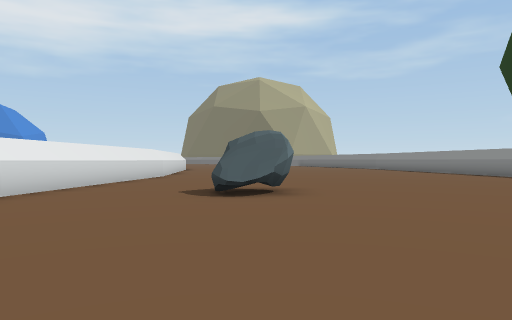
[1] (above)

19 first-person views from a walk through a Unity game level. The camera is 1.2 m above the floor, looks level and sees 70° across. The floor is counted in squares, 2 m on a side. Each view is taken from the middle of a square. On the plan, view 1 faces up. The plan holds only what a view shows up to about 10 squares ahead; the rest is blank. The place goes on beyond the plan. The player is left out. Some surface patterns are stand-ins.

[2]
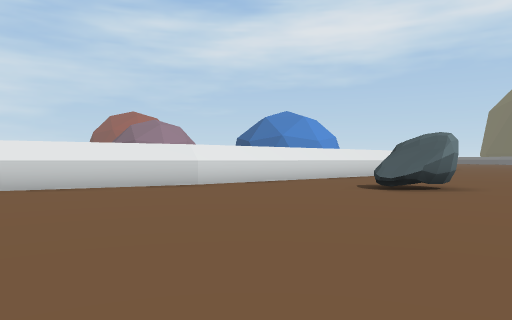

[3]
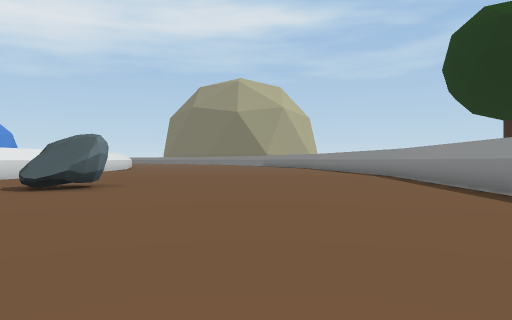

[4]
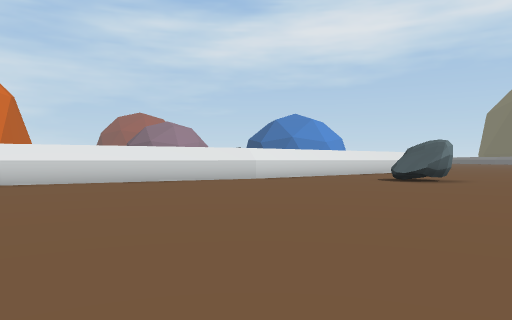

[5]
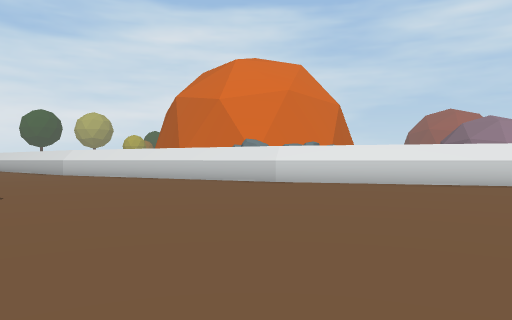

[6]
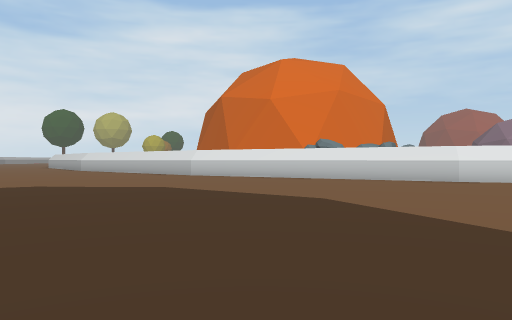

[7]
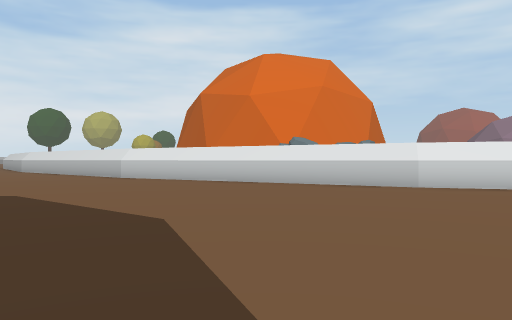

[8]
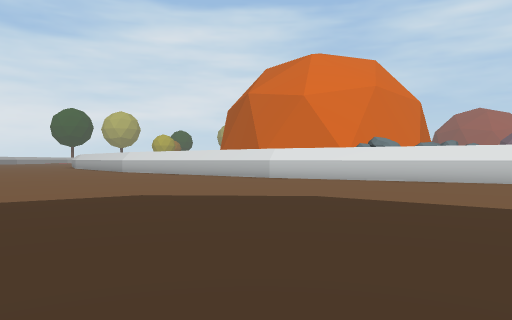

[9]
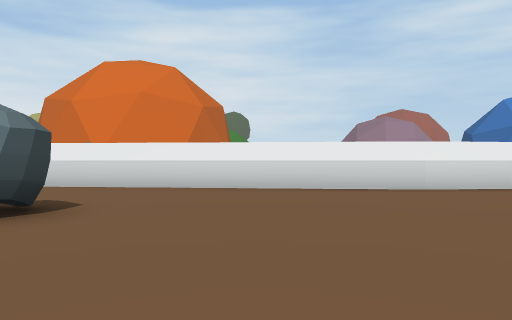

[10]
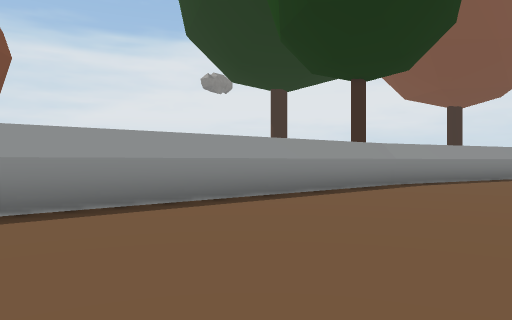

[11]
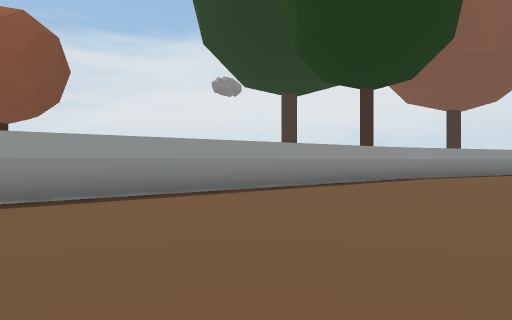

[12]
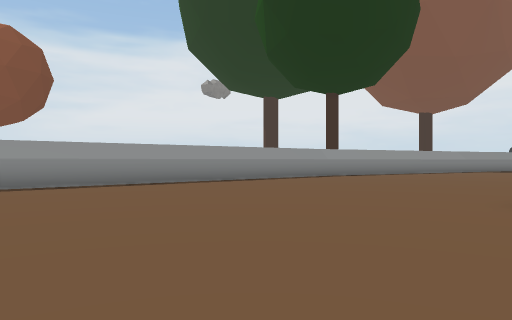

[13]
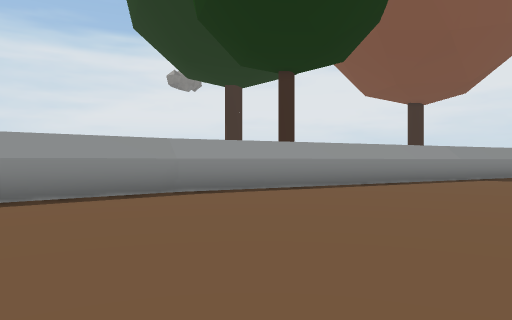

[14]
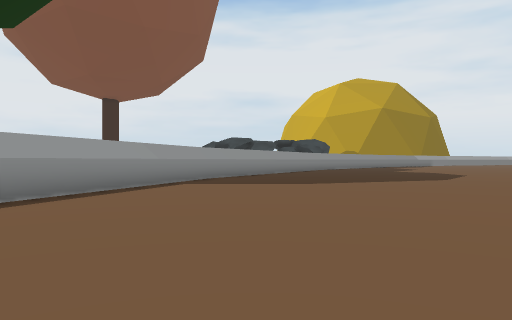

[15]
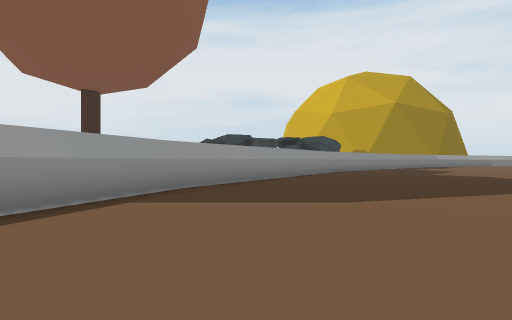

[16]
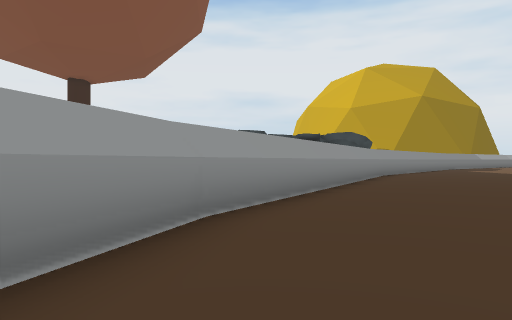

[17]
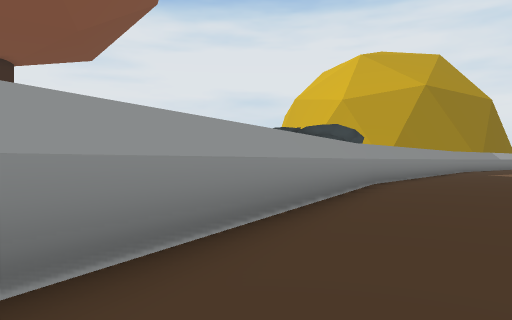

[18]
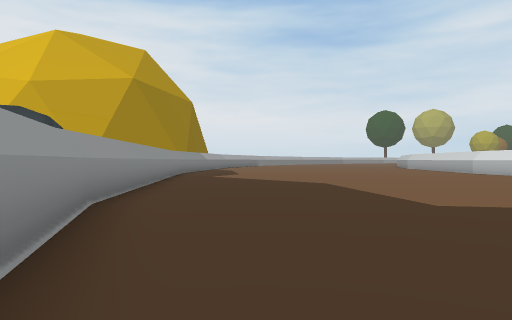

[19]
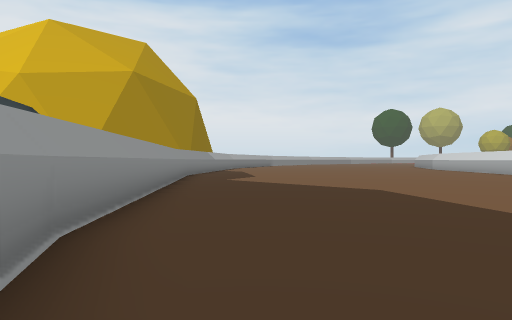

### Floor plan
Points are (right, up) in squares from view 1. A wall is a line through its corners. A room is listed if a view was taken in it or the views show most of it. See-through windows are left out.
Room 1 (views 1, 2, 3, 4, 5, 6, 7, 8, 9, 10, 11, 12, 13, 14, 15, 16, 17, 18, 19)
walls: (-7, -4.4) (-9, -8.3); (-4.3, -24.3) (-0.9, -20.1) (4.6, -9.9) (7.9, 1.2) (9, 12); (-3.4, 13.5) (-4.3, 4.3) (-7, -4.6)
objects: other object (-1, 6) to (0, 8)

Positions as (right, up) in squares from view 1, and headings:
1: (0, 0), facing up
2: (3, -1), facing up-left
3: (4, -1), facing up
4: (4, -4), facing up-left
5: (3, -5), facing left
6: (3, -10), facing left
7: (1, -8), facing left
8: (1, -13), facing left
9: (4, 10), facing left
10: (4, 10), facing down-right
11: (3, 13), facing down-right
12: (0, 13), facing down-right
13: (2, 5), facing down-right
14: (3, 2), facing down
15: (3, -2), facing down
16: (4, -6), facing down
17: (2, -11), facing down
18: (1, -15), facing down-left
19: (0, -17), facing down-left
